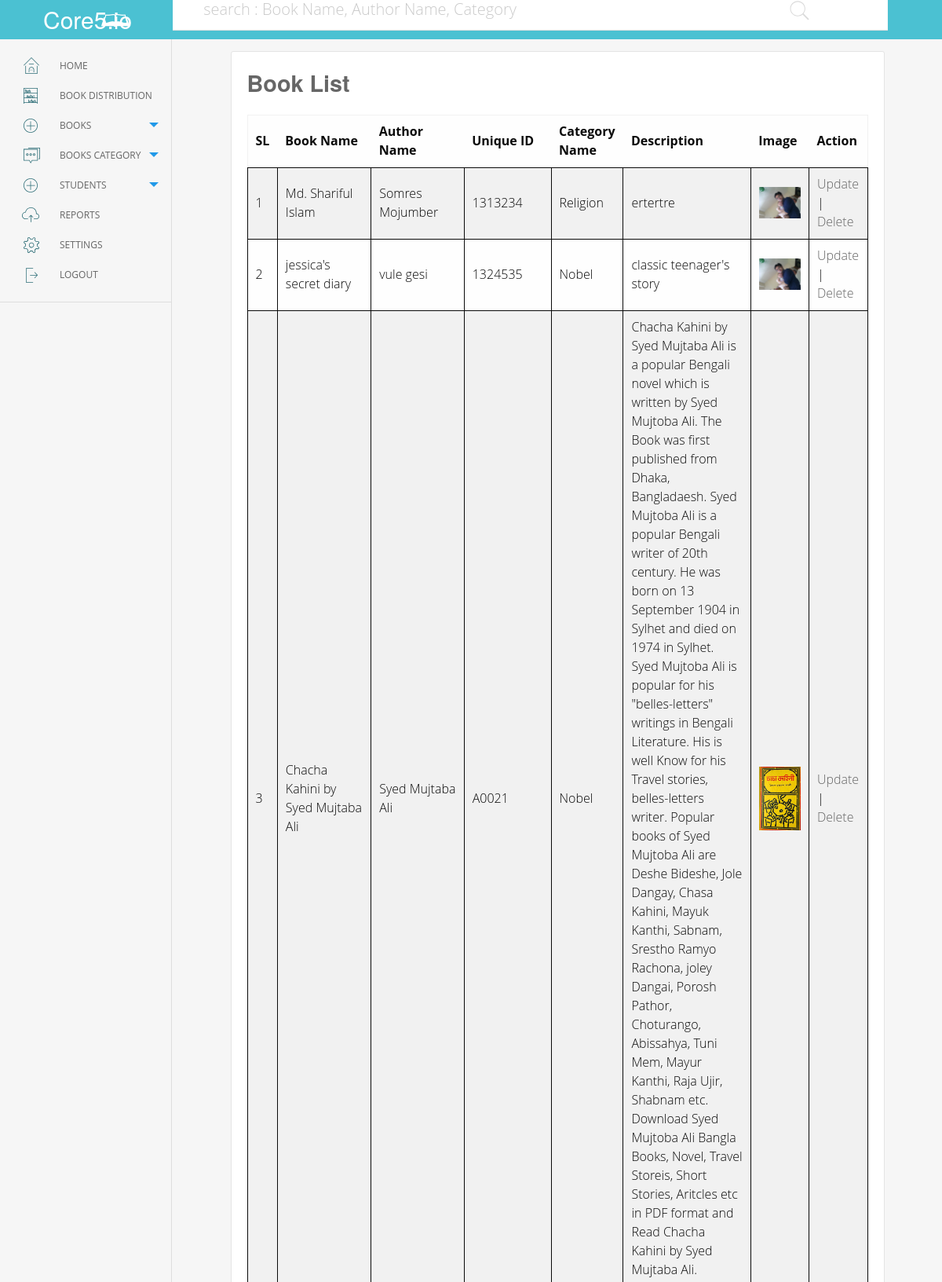
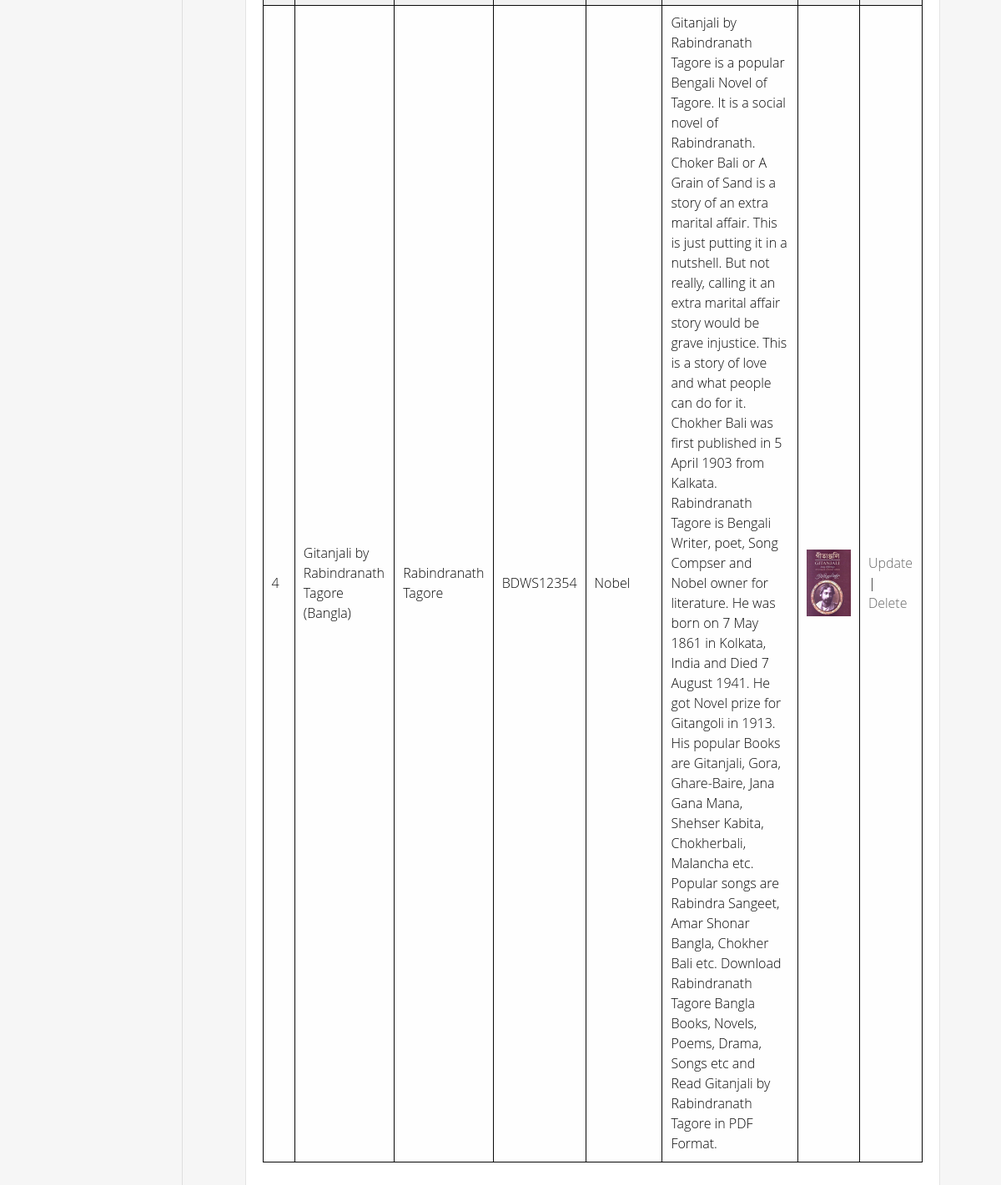
The page /book_list/ on the database its author committed (2 pictures, top to bottom).
### apps/models.py (models this page shows, shortened)
class AddBook(models.Model):
    book_name = models.CharField(max_length=45)
    author_name = models.CharField(max_length=45)
    unique_no = models.CharField(max_length=45, null=True, blank=True, unique=True)
    category_name = models.ForeignKey(Category)
    description = models.TextField()
    image = models.ImageField(upload_to='images/', blank=True)

class Category(models.Model):
    name = models.CharField(max_length=45)
    def __str__(self):
        return self.name

### apps/views.py (the view)
# urls.py: url(r'^book_list/$', views.book_list, name="book_list"),
def book_list(request):
    query_set = AddBook.objects.all()
    context = {
        "object_all": query_set,
    }
    return render(request, '301book_list.html', context)

### apps/templates/301book_list.html (shortened to what this page needs)
{% extends 'base.html' %}
{% load static %}
{% block content %}
<div id="books_add" class="full_box">
    <h2>Book List</h2>
  <div class="dda_container" id="search_main">
    <table style="width: 100%;">
      <tr>
        <th>SL</th>
        <th>Book Name</th>
        <th>Author Name</th>
        <th>Unique ID</th>
        <th>Category Name</th>
        <th>Description</th>
        <th>Image</th>
        <th>Action</th>
      </tr>
        {% for obj in object_all %}
          <tr>
            <td>{{ obj.id }}</td>
            <td>{{ obj.book_name }}</td>
            <td>{{ obj.author_name }}</td>
            <td>{{ obj.unique_no }}</td>
            <td>{{ obj.category_name }}</td>
            <td>{{ obj.description }}</td>
            <td><img src="{{ MEDIA_URL }}{{ obj.image.url }}"></td>
            <td><a href="#" class="update">Update</a> | <a href="#" class="del">Delete</a></td>
          </tr>
        {% endfor %}
    </table>
  </div>
</div>
{% endblock content %}

### apps/static/css/custom.css (style rules this page uses)
td { border: 1px solid; padding: 6px 7px 5px; }

### rows shown on the page
AddBook: id "1", book_name "Md. Shariful Islam", author_name "Somres Mojumber", unique_no "1313234", category_name "Religion", description "ertertre", image (picture)
AddBook: id "2", book_name "jessica's secret diary", author_name "vule gesi", unique_no "1324535", category_name "Nobel", description "classic teenager's story", image (picture)
AddBook: id "3", book_name "Chacha Kahini by Syed Mujtaba Ali", author_name "Syed Mujtaba Ali", unique_no "A0021", category_name "Nobel", description "Chacha Kahini by Syed Mujtaba Ali is a popular Bengali novel which is written by Syed Mujtoba Ali. The Book was first published from Dhaka, Bangladaesh. Syed Mujtoba Ali is a popular Bengali writer of 20th century. He was born on 13 September 1904 in Sylhet and died on 1974 in Sylhet. Syed Mujtoba Ali is popular for his \"belles-letters\" writings in Bengali Literature. His is well Know for his Travel stories, belles-letters writer. Popular books of Syed Mujtoba Ali are Deshe Bideshe, Jole Dangay, Chasa Kahini, Mayuk Kanthi, Sabnam, Srestho Ramyo Rachona, joley Dangai, Porosh Pathor, Choturango, Abissahya, Tuni Mem, Mayur Kanthi, Raja Ujir, Shabnam etc. Download Syed Mujtoba Ali Bangla Books,…", image (picture)
AddBook: id "4", book_name "Gitanjali by Rabindranath Tagore (Bangla)", author_name "Rabindranath Tagore", unique_no "BDWS12354", category_name "Nobel", description "Gitanjali by Rabindranath Tagore is a popular Bengali Novel of Tagore. It is a social novel of Rabindranath. Choker Bali or A Grain of Sand is a story of an extra marital affair. This is just putting it in a nutshell. But not really, calling it an extra marital affair story would be grave injustice. This is a story of love and what people can do for it. Chokher Bali was first published in 5 April 1903 from Kalkata. Rabindranath Tagore is Bengali Writer, poet, Song Compser and Nobel owner for literature. He was born on 7 May 1861 in Kolkata, India and Died 7 August 1941. He got Novel prize for Gitangoli in 1913. His popular Books are Gitanjali, Gora, Ghare-Baire, Jana Gana Mana, Shehser…", image (picture)
